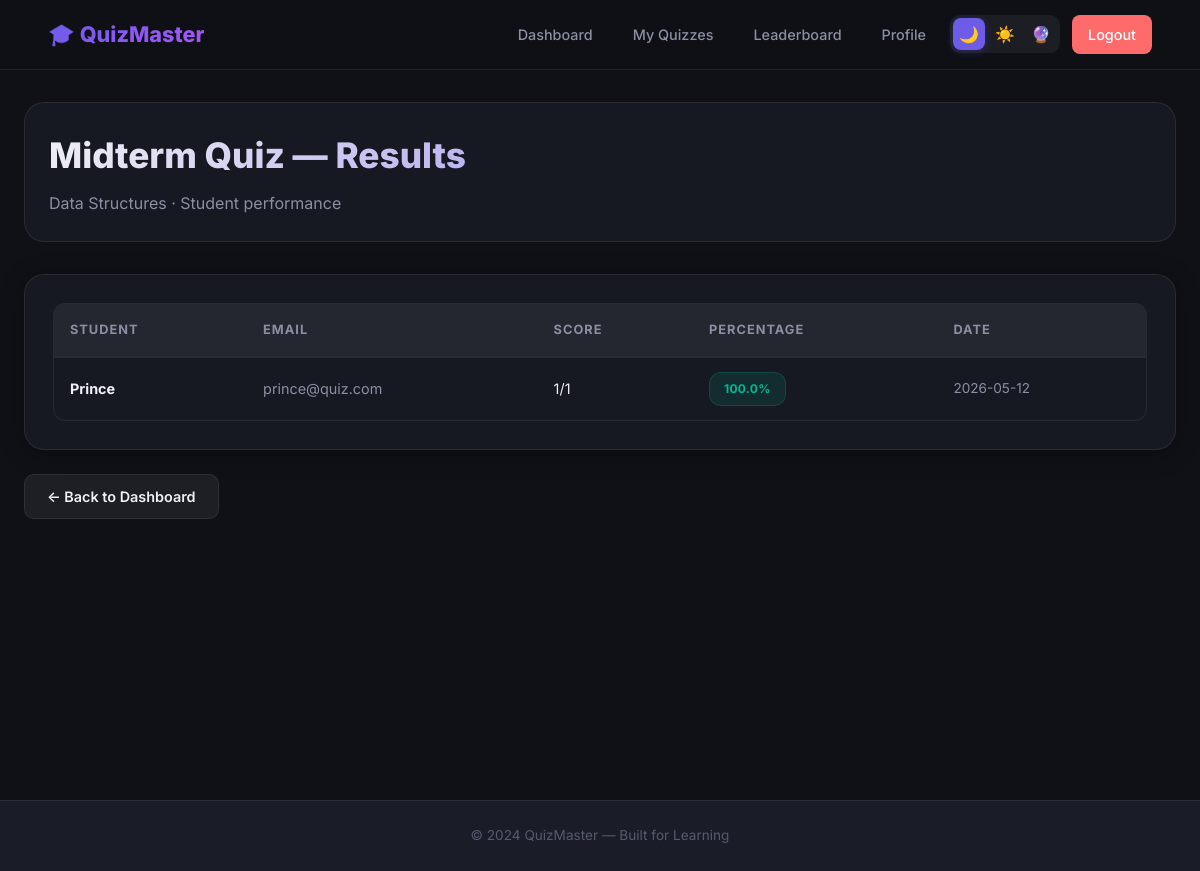
/faculty/quizzes/1/results (signed in), run on the app's committed database.
### tables this page shows
CREATE TABLE quizzes (
        id INTEGER PRIMARY KEY AUTOINCREMENT,
        title TEXT NOT NULL,
        description TEXT,
        course_id INTEGER NOT NULL,
        faculty_id INTEGER NOT NULL,
        duration INTEGER DEFAULT 300,
        is_active INTEGER DEFAULT 0,
        created_at TIMESTAMP DEFAULT CURRENT_TIMESTAMP,
        FOREIGN KEY (course_id) REFERENCES courses(id) ON DELETE CASCADE,
        FOREIGN KEY (faculty_id) REFERENCES users(id)
    );

CREATE TABLE courses (
        id INTEGER PRIMARY KEY AUTOINCREMENT,
        name TEXT NOT NULL,
        code TEXT UNIQUE NOT NULL,
        description TEXT,
        created_by INTEGER,
        is_active INTEGER DEFAULT 1,
        created_at TIMESTAMP DEFAULT CURRENT_TIMESTAMP,
        FOREIGN KEY (created_by) REFERENCES users(id)
    );

CREATE TABLE quiz_attempts (
        id INTEGER PRIMARY KEY AUTOINCREMENT,
        user_id INTEGER NOT NULL,
        quiz_id INTEGER NOT NULL,
        score INTEGER DEFAULT 0,
        total INTEGER DEFAULT 0,
        percentage REAL DEFAULT 0,
        started_at TIMESTAMP DEFAULT CURRENT_TIMESTAMP,
        completed_at TIMESTAMP,
        FOREIGN KEY (user_id) REFERENCES users(id) ON DELETE CASCADE,
        FOREIGN KEY (quiz_id) REFERENCES quizzes(id) ON DELETE CASCADE
    );

CREATE TABLE users (
        id INTEGER PRIMARY KEY AUTOINCREMENT,
        name TEXT NOT NULL,
        email TEXT UNIQUE NOT NULL,
        password TEXT NOT NULL,
        role TEXT NOT NULL DEFAULT 'student',
        created_at TIMESTAMP DEFAULT CURRENT_TIMESTAMP
    );

### app.py (the view)
@app.route("/faculty/quizzes/<int:quiz_id>/results")
@faculty_required
def faculty_quiz_results(quiz_id):
    conn = get_db()
    quiz = conn.execute("SELECT q.*, c.name as course_name FROM quizzes q JOIN courses c ON q.course_id = c.id WHERE q.id = ? AND q.faculty_id = ?",
                        (quiz_id, current_user.id)).fetchone()
    if not quiz:
        conn.close()
        flash("Quiz not found.", "error")
        return redirect(url_for("faculty_dashboard"))
    results = conn.execute("""
        SELECT qa.*, u.name as student_name, u.email as student_email
        FROM quiz_attempts qa JOIN users u ON qa.user_id = u.id
        WHERE qa.quiz_id = ? AND qa.completed_at IS NOT NULL
        ORDER BY qa.percentage DESC
    """, (quiz_id,)).fetchall()
    conn.close()
    return render_template("faculty/results.html", quiz=quiz, results=results)

### app.py (called while the page is built)
@login_manager.user_loader
def load_user(user_id):
    conn = get_db()
    user = conn.execute("SELECT * FROM users WHERE id = ?", (user_id,)).fetchone()
    conn.close()
    if user:
        return User(user["id"], user["name"], user["email"], user["password"], user["role"], user["created_at"])
    return None

@app.context_processor
def inject_theme():
    theme = request.cookies.get("theme", "dark")
    return dict(current_theme=theme)

### database.py (called while the page is built)
def get_db():
    conn = sqlite3.connect(DB_PATH)
    conn.row_factory = sqlite3.Row
    conn.execute("PRAGMA foreign_keys = ON")
    return conn

### helpers.py (called while the page is built)
def faculty_required(f):
    @wraps(f)
    @login_required
    def decorated_function(*args, **kwargs):
        if current_user.role != "faculty":
            flash("Access denied. Faculty privileges required.", "error")
            return redirect(url_for("login"))
        return f(*args, **kwargs)
    return decorated_function

### templates/faculty/results.html (shortened to what this page needs)
{% extends "base.html" %}
{% block content %}
<div class="page-wrapper">
  <div class="container">
    <div class="page-header animate-in">
      <h1>{{ quiz['title'] }} — Results</h1>
      <p>{{ quiz['course_name'] }} · Student performance</p>
    </div>
    {% if results %}
    <div class="card animate-in">
      <div class="table-wrapper">
        <table>
          <thead>
            <tr><th>Student</th><th>Email</th><th>Score</th><th>Percentage</th><th>Date</th></tr>
          </thead>
          <tbody>
            {% for r in results %}
            <tr>
              <td><strong>{{ r['student_name'] }}</strong></td>
              <td style="color:var(--text-secondary);">{{ r['student_email'] }}</td>
              <td>{{ r['score'] }}/{{ r['total'] }}</td>
              <td>
                {% if r['percentage'] >= 80 %}<span class="badge badge-success">{{ r['percentage'] }}%</span>
                {% elif r['percentage'] >= 50 %}<span class="badge badge-warning">{{ r['percentage'] }}%</span>
                {% else %}<span class="badge badge-error">{{ r['percentage'] }}%</span>{% endif %}
              </td>
              <td style="color:var(--text-secondary); font-size:.85rem;">{{ r['completed_at'][:10] if r['completed_at'] else 'N/A' }}</td>
            </tr>
            {% endfor %}
          </tbody>
        </table>
      </div>
    </div>
    {% else %}
    <div class="card empty-state animate-in">
      <div class="empty-icon">📊</div>
      <h3>No Attempts Yet</h3>
      <p>No students have taken this quiz yet.</p>
    </div>
    {% endif %}
    <div class="mt-3 animate-in">
      <a href="{{ url_for('faculty_dashboard') }}" class="btn btn-secondary">← Back to Dashboard</a>
    </div>
  </div>
</div>
{% endblock %}

### static/css/style.css (style rules this page uses)
:root { --font: 'Inter', -apple-system, sans-serif; }
[data-theme="dark"] { --bg-primary: #0f1117; --bg-secondary: #1a1d27; --bg-card: rgba(26, 29, 39, .75); --bg-card-hover: rgba(30, 34, 48, .9); --bg-input: rgba(255, 255, 255, .06); --text-primary: #f0f0f5; --text-secondary: #8b8fa3; --text-muted: #555a6e; --border: rgba(255, 255, 255, .08); --border-hover: rgba(255, 255, 255, .15); --accent: #6c5ce7; --accent-hover: #7f70f0; --accent-glow: rgba(108, 92, 231, .25); --success: #00b894; --error: #ff6b6b; --warning: #fdcb6e; --info: #74b9ff; --gradient-primary: linear-gradient(135deg, #6c5ce7, #a855f7); --gradient-hero: linear-gradient(135deg, #0f1117 0%, #1a1040 50%, #0f1117 100%); --shadow-card: 0 4px 24px rgba(0, 0, 0, .3); --shadow-lg: 0 12px 40px rgba(0, 0, 0, .4); --nav-bg: rgba(15, 17, 23, .85); }
*, *::before, *::after { box-sizing: border-box; margin: 0; padding: 0; }
html { scroll-behavior: smooth; }
body { font-family: var(--font); background: var(--bg-primary); color: var(--text-primary); line-height: 1.6; min-height: 100vh; transition: background .3s, color .3s; }
a { color: var(--accent); text-decoration: none; transition: color .2s; }
.container { max-width: 1200px; margin: 0 auto; padding: 0 24px; }
.page-wrapper { min-height: calc(100vh - 70px); padding: 32px 0 60px; }
.card { background: var(--bg-card); backdrop-filter: blur(12px); -webkit-backdrop-filter: blur(12px); border: 1px solid var(--border); border-radius: 20px; padding: 28px; box-shadow: var(--shadow-card); transition: all .3s cubic-bezier(0.4, 0, 0.2, 1); }
.btn { display: inline-flex; align-items: center; gap: 8px; padding: 10px 22px; border-radius: 10px; font-size: .9rem; font-weight: 600; border: none; cursor: pointer; transition: all .25s ease; font-family: var(--font); text-decoration: none; }
.btn-secondary { background: var(--bg-input); color: var(--text-primary); border: 1px solid var(--border); }
.table-wrapper { overflow-x: auto; border-radius: 12px; border: 1px solid var(--border); }
table { width: 100%; border-collapse: collapse; }
th { text-align: left; padding: 16px; color: var(--text-secondary); font-size: .8rem; font-weight: 700; text-transform: uppercase; letter-spacing: 1px; border-bottom: 2px solid var(--border); background: var(--bg-input); position: sticky; top: 0; z-index: 10; }
td { padding: 14px 16px; border-top: 1px solid var(--border); font-size: .9rem; }
.badge { display: inline-flex; align-items: center; padding: 6px 14px; border-radius: 12px; font-size: .75rem; font-weight: 700; letter-spacing: 0.3px; border: 1px solid transparent; }
.badge-success { background: rgba(0, 184, 148, .12); color: var(--success); border-color: rgba(0, 184, 148, .2); }
.page-header { margin-bottom: 32px; background: var(--bg-card); padding: 24px; border-radius: 20px; border: 1px solid var(--border); backdrop-filter: blur(10px); box-shadow: var(--shadow-md); }
.page-header h1 { font-size: 2.2rem; font-weight: 800; background: linear-gradient(135deg, var(--text-primary) 0%, var(--accent) 100%); -webkit-background-clip: text; -webkit-text-fill-color: transparent; margin-bottom: 8px; }
.page-header p { color: var(--text-secondary); }
.animate-in { animation: fadeIn .4s ease both; }
.animate-in:nth-child(1) { animation-delay: .05s; }
.animate-in:nth-child(2) { animation-delay: .1s; }
.animate-in:nth-child(3) { animation-delay: .15s; }
.mt-3 { margin-top: 24px; }

### data on the page
quizzes: title "Midterm Quiz"
courses: course_name "Data Structures"
quiz_attempts: student_name "Prince", student_email "prince@quiz.com", score "1", total "1", percentage "100.0", completed_at "2026-05-12"
